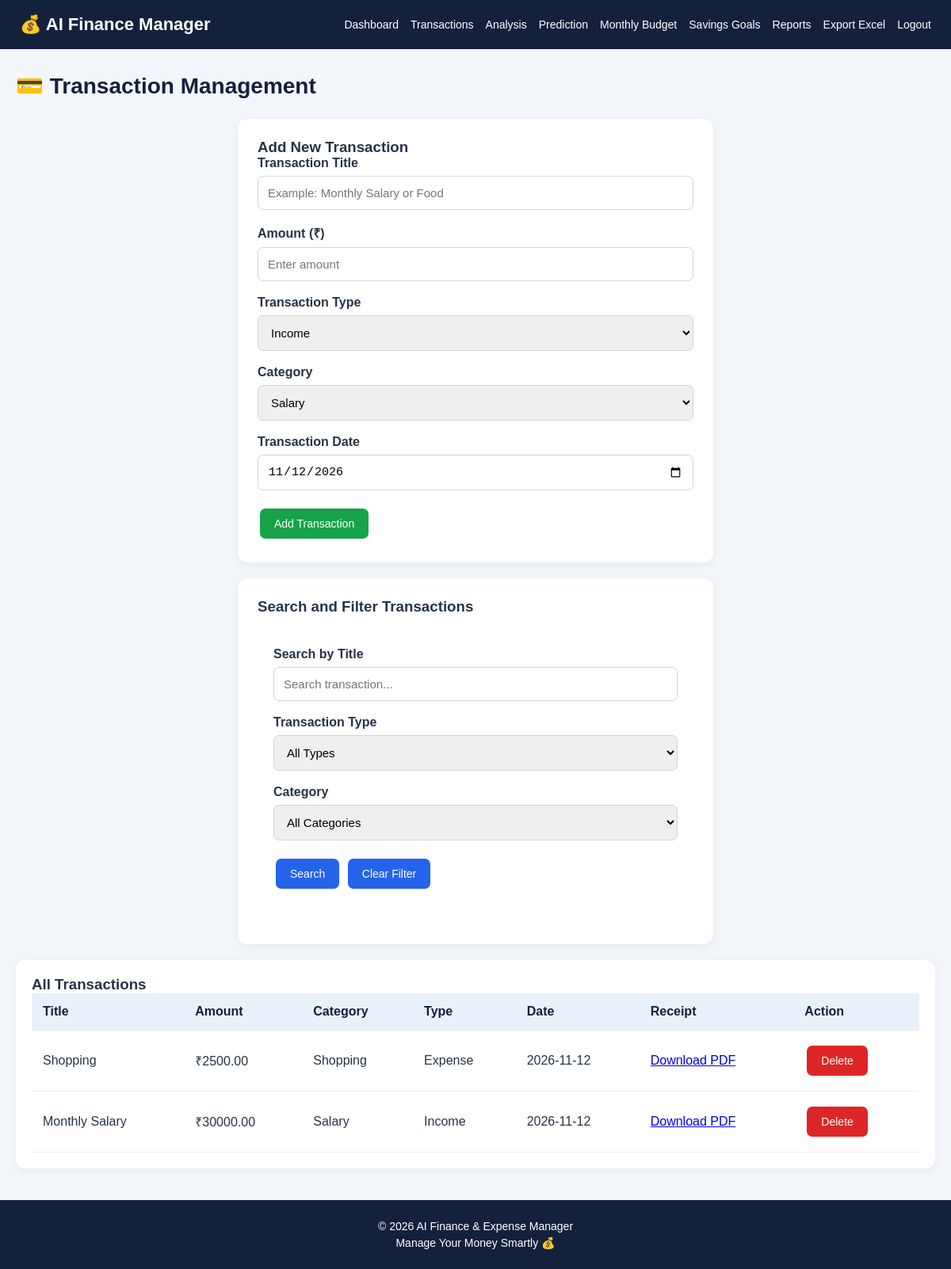
Screenshot of /transactions (signed in) with the database file from the repository.
### tables this page shows
CREATE TABLE transactions (
            id INTEGER PRIMARY KEY AUTOINCREMENT,
            user_id INTEGER,
            title TEXT,
            amount REAL,
            category TEXT,
            type TEXT,
            transaction_date TEXT,
            FOREIGN KEY(user_id) REFERENCES users(id)
        );

### app.py (the view, shortened to what this page needs)
@app.route("/transactions", methods=["GET", "POST"])
def transactions():
    if not login_required():
        return redirect(url_for("login"))
    user_id = session["user_id"]
    search = request.args.get("search", "").strip()
    transaction_type = request.args.get("type", "")
    category = request.args.get("category", "")
    query = "SELECT * FROM transactions WHERE user_id=?"
    values = [user_id]
    if search:
        query += " AND title LIKE ?"
        values.append("%" + search + "%")
    if transaction_type in ["Income", "Expense"]:
        query += " AND type=?"
        values.append(transaction_type)
    if category in INCOME_CATEGORIES + EXPENSE_CATEGORIES:
        query += " AND category=?"
        values.append(category)
    query += " ORDER BY transaction_date DESC, id DESC"
    con = connect()
    records = con.execute(query, values).fetchall()
    con.close()
    return render_template(
        "transactions.html",
        records=records,
        today=date.today().isoformat(),
        income_categories=INCOME_CATEGORIES,
        expense_categories=EXPENSE_CATEGORIES,
        search=search,
        selected_type=transaction_type,
        selected_category=category
    )

### app.py (called while the page is built)
def connect():
    con = sqlite3.connect("finance.db")
    con.row_factory = sqlite3.Row
    return con

def login_required():
    return "user_id" in session

### templates/transactions.html (shortened to what this page needs)
{% extends "base.html" %}
{% block content %}
<h2 class="page-title">💳 Transaction Management</h2>
<div class="form-box">
    <h3>Add New Transaction</h3>
    <form method="POST" action="{{ url_for('transactions') }}">
        <div class="form-group">
            <label>Transaction Title</label>
            <input
                type="text"
                name="title"
                placeholder="Example: Monthly Salary or Food"
                required
            >
        </div>
        <div class="form-group">
            <label>Amount (₹)</label>
            <input
                type="number"
                name="amount"
                placeholder="Enter amount"
                min="0.01"
                step="0.01"
                required
            >
        </div>
        <div class="form-group">
            <label>Transaction Type</label>
            <select name="type" id="transactionType" onchange="updateCategories()" required>
                <option value="Income">Income</option>
            </select>
        </div>
        <div class="form-group">
            <label>Category</label>
            <select name="category" id="category" required>
                <option value="Salary">Salary</option>
            </select>
        </div>
        <div class="form-group">
            <label>Transaction Date</label>
            <input
                type="date"
                name="transaction_date"
                value="{{ today }}"
                required
            >
        </div>
        <button type="submit" class="btn btn-success">
            Add Transaction
        </button>
    </form>
</div>
<div class="form-box">
    <h3>Search and Filter Transactions</h3>
    <form method="GET" action="{{ url_for('transactions') }}" class="search-box">
        <div class="form-group">
            <label>Search by Title</label>
            <input
                type="text"
                name="search"
                value="{{ search }}"
                placeholder="Search transaction..."
            >
        </div>
        <div class="form-group">
            <label>Transaction Type</label>
            <select name="type">
                <option value="">All Types</option>
            </select>
        </div>
        <div class="form-group">
            <label>Category</label>
            <select name="category">
                <option value="">All Categories</option>
            </select>
        </div>
        <button type="submit" class="btn">Search</button>
        <a href="{{ url_for('transactions') }}" class="btn">
            Clear Filter
        </a>
    </form>
</div>
<div class="table-box">
    <h3>All Transactions</h3>
    <table>
        <thead>
            <tr>
                <th>Title</th>
                <th>Amount</th>
                <th>Category</th>
                <th>Type</th>
                <th>Date</th>
                <th>Receipt</th>
                <th>Action</th>
            </tr>
        </thead>
        <tbody>
            {% for item in records %}
            <tr>
                <td>{{ item['title'] }}</td>
                <td>₹{{ "%.2f"|format(item['amount']) }}</td>
                <td>{{ item['category'] }}</td>
                <td>{{ item['type'] }}</td>
                <td>{{ item['transaction_date'] }}</td>
                <td>
                    <a href="{{ url_for('receipt', id=item['id']) }}">
                        Download PDF
                    </a>
                </td>
                <td>
                    <a
                        href="{{ url_for('delete_transaction', id=item['id']) }}"
                        class="btn btn-danger"
                        onclick="return confirm('Are you sure you want to delete this transaction?')"
                    >
                        Delete
                    </a>
                </td>
            </tr>
            {% else %}
            <tr>
                <td colspan="7">No transactions found.</td>
            </tr>
            {% endfor %}
        </tbody>
    </table>
</div>
{% endblock %}

### static/style.css (style rules this page uses)
* { margin: 0; padding: 0; box-sizing: border-box; }
body { font-family: Arial, sans-serif; background: #f3f6fb; color: #263445; min-height: 100vh; }
.page-title { font-size: 28px; margin-bottom: 25px; color: #14213d; }
.btn { display: inline-block; background: #2563eb; color: white; padding: 11px 18px; border: none; border-radius: 7px; text-decoration: none; cursor: pointer; font-size: 14px; margin: 5px 3px; }
.btn-success { background: #16a34a; }
.btn-danger { background: #dc2626; }
.form-box { max-width: 600px; background: white; padding: 25px; border-radius: 12px; margin: 20px auto; box-shadow: 0 3px 12px rgba(0,0,0,0.06); }
.form-group { margin-bottom: 18px; }
.form-group label { display: block; margin-bottom: 7px; font-weight: bold; }
.form-group input, .form-group select, .form-group textarea { width: 100%; padding: 12px; border: 1px solid #d0d5dd; border-radius: 7px; font-size: 15px; }
.table-box { background: white; padding: 20px; border-radius: 12px; overflow-x: auto; margin: 20px 0; box-shadow: 0 3px 12px rgba(0,0,0,0.05); }
table { width: 100%; border-collapse: collapse; }
th, td { padding: 14px; text-align: left; border-bottom: 1px solid #eaecf0; }
th { background: #eaf0fa; color: #14213d; }
.search-box { background: white; padding: 20px; border-radius: 10px; margin: 20px 0; }

### rows the page displays
transactions: title "Shopping", amount "2500.00", category "Shopping", type "Expense", transaction_date "2026-11-12"
transactions: title "Monthly Salary", amount "30000.00", category "Salary", type "Income", transaction_date "2026-11-12"
